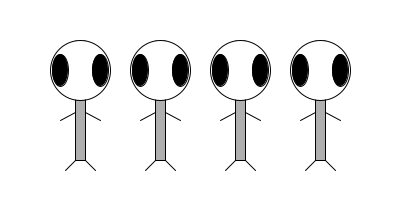
Frame 1 (no input)
Frame 60 (the mouse pressed at the canvas centre just before this capture): identical to frame 1, image omitted
Frame 120 (the mouse held since frame 60 and released just before this capture): identical to frame 1, image omitted

The Processing sketch that drew this single still picture (run headless with seeded random() and noise(); from frame 60 on, the mouse is pressed at the canvas centre):

// Processing sketch: processing_103402
// ── processing_103402.pde

void setup()
{
  size(400, 200);
  smooth();
}

void draw()
{
  background(255);
  int y=height/2; // 100
  int w=60;
  int h=60;
  int e=16;
  for (int x=80; x<width; x+=80)
  {
    drawZoog(x, y, w, h, e);
  }
}

void drawZoog(int x, int y, int w, int h, int e)
{
  kunas(x, y, w, h);
  galva(x, y, w, h);
  akys(x, y, w, h, e);
  kojos(x, y, w, h);
  rankos(x, y, w, h);
}

// gali buti ir paprastas x nebutina x_kunas nes vistiek cia lokalus kintamieji
void kunas(int x_kunas, int y_kunas, int w_kunas, int h_kunas)
{
  rectMode(CENTER);
  stroke(0);
  fill(175);
  rect(x_kunas, y_kunas, w_kunas/6, h_kunas*2);
}

void galva(int x_galva, int y_galva, int w_galva, int h_galva)
{
  fill(255);
  ellipse(x_galva, y_galva-h_galva/2, w_galva, h_galva);
}

void akys(int x_akys, int y_akys, int w_akys, int h_akys, int e_akys)
{
  fill(0);
  ellipse(x_akys-w_akys/3, y_akys-h_akys/2, e_akys, e_akys*2);
  ellipse(x_akys+w_akys/3, y_akys-h_akys/2, e_akys, e_akys*2);
}

void kojos(int x_kojos, int y_kojos, int w_kojos, int h_kojos)
{
  stroke(0);
  line(x_kojos-w_kojos/12, y_kojos+h_kojos, x_kojos-w_kojos/4, y_kojos+h_kojos+10);
  line(x_kojos+w_kojos/12, y_kojos+h_kojos, x_kojos+w_kojos/4, y_kojos+h_kojos+10);
}

void rankos(int x_rankos, int y_rankos, int w_rankos, int h_rankos)
{
  stroke(0);
  line(x_rankos-5, y_rankos+w_rankos/5, x_rankos-w_rankos/3, y_rankos+h_rankos/3);
  line(x_rankos+5, y_rankos+w_rankos/5, x_rankos+w_rankos/3, y_rankos+h_rankos/3);
}
